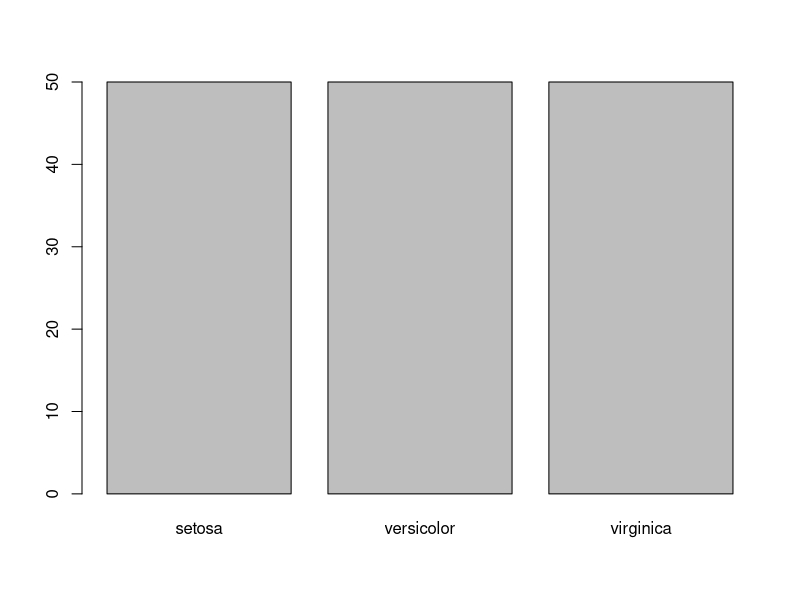
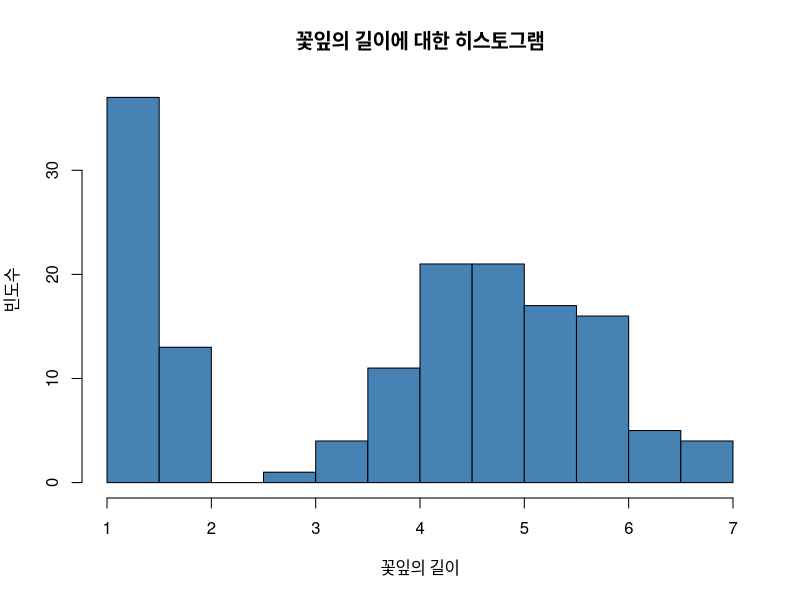
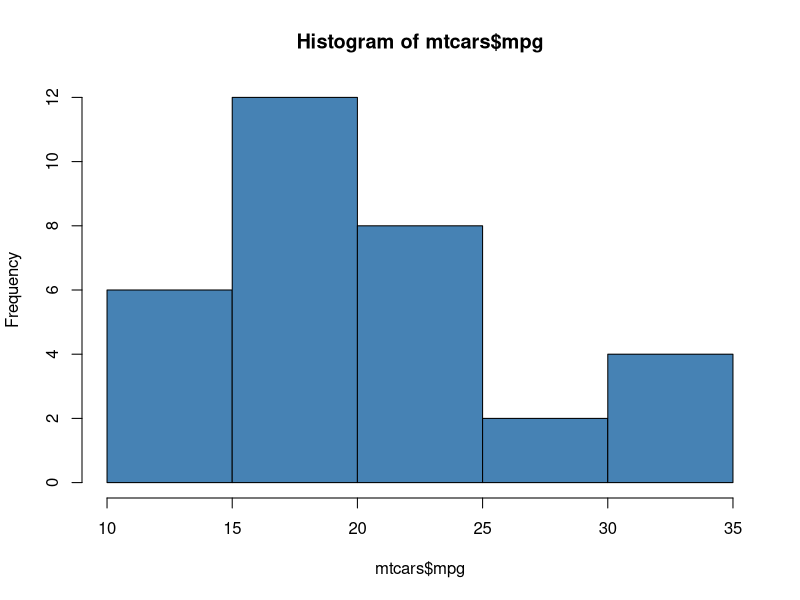
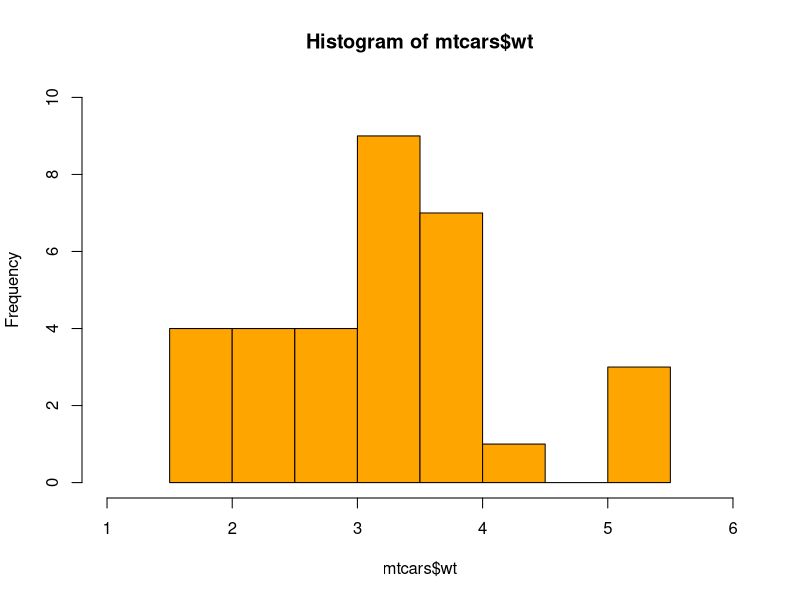

Here is the R script that generated these plots, in order:
### R 과 Rstudio
print("hello, R!")

x <- 10
x
y <- 20
y
z <- x + y
z

### 내장 데이터셋

## iris = 꽃잎 데이터
str(iris)
head(iris)
tail(iris)

## iris$Species 확인
class(iris$Species)
levels(iris$Species)
table(iris$Species)

barplot(table(iris$Species))

## iris#Petal.Length 확인
class(iris$Petal.Length)
mean(iris$Petal.Length)
var(iris$Petal.Length)
sd(iris$Petal.Length)
hist(iris$Petal.Length, col = 'steelblue',
     main = '꽃잎의 길이에 대한 히스토그램',
     xlab = '꽃잎의 길이',
     ylab = '빈도수')
                                                                                                                                                                                                                                                                                                                                                                                                                                                                                                                                                                                                                                                                                                                                                                                                                                                                                                                                                                                                                                                                                                                                             
## mtcar: 자동차 모델 연비
?mtcars
str(mtcars)
mtcars$mpg
mtcars$wt
summary(mtcars)

hist(mtcars$mpg, col = 'steelblue')
hist(mtcars$wt, col = 'orange',
     xlim = c(1, 6),
     ylim = c(0, 10))

